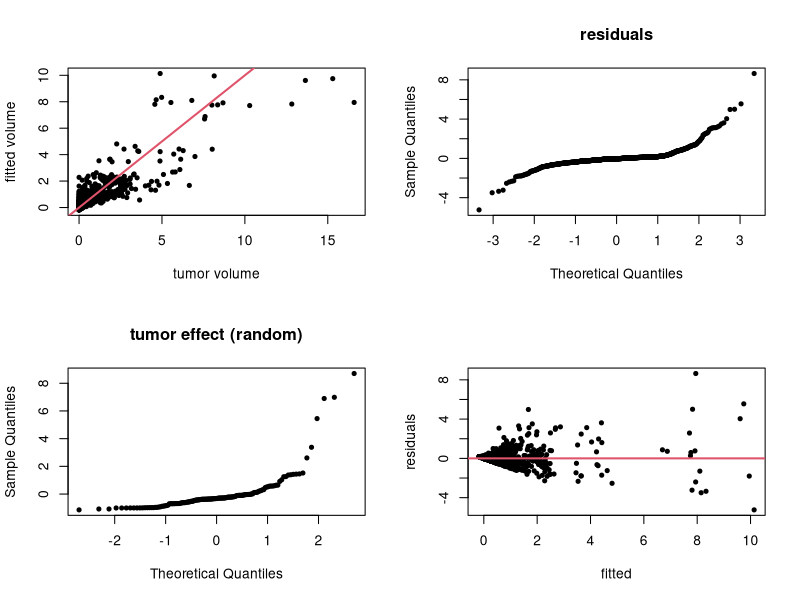
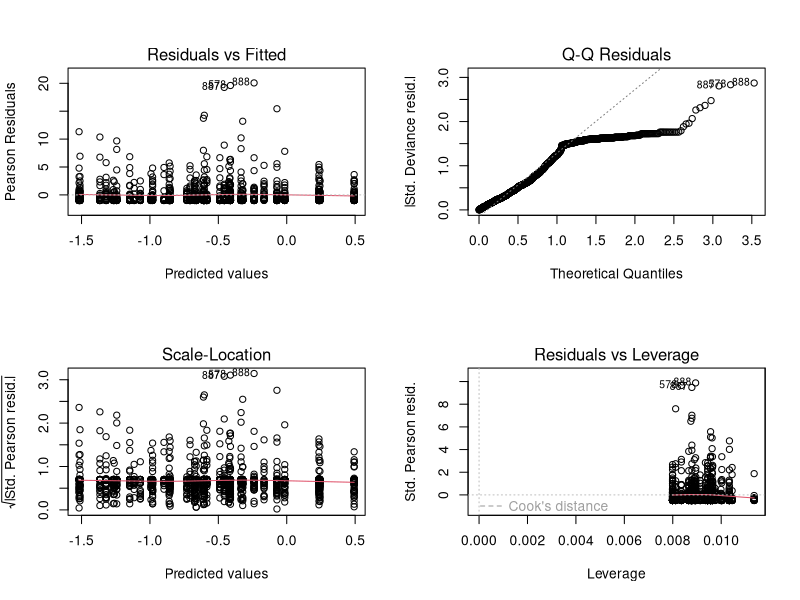
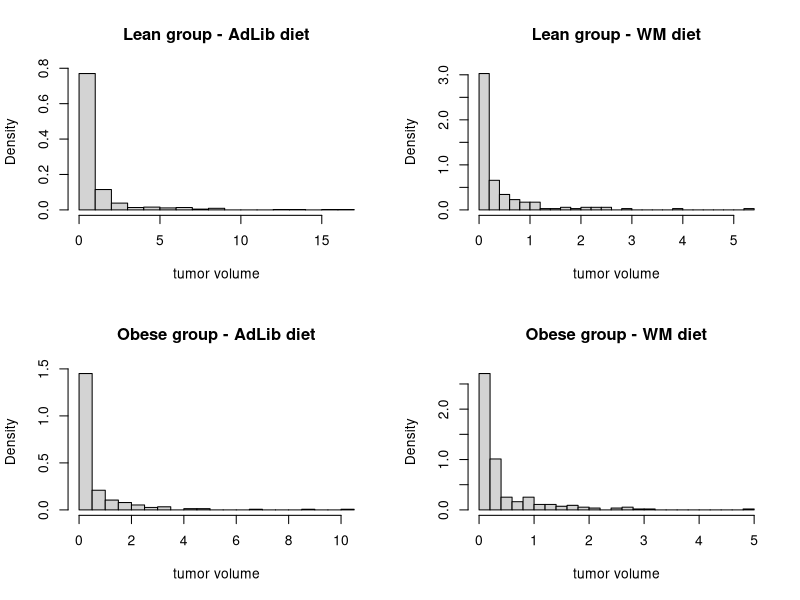
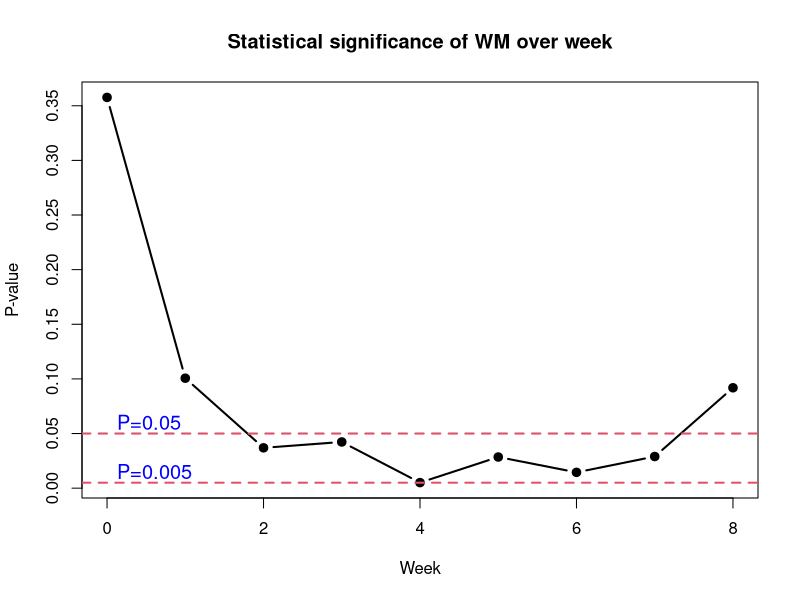
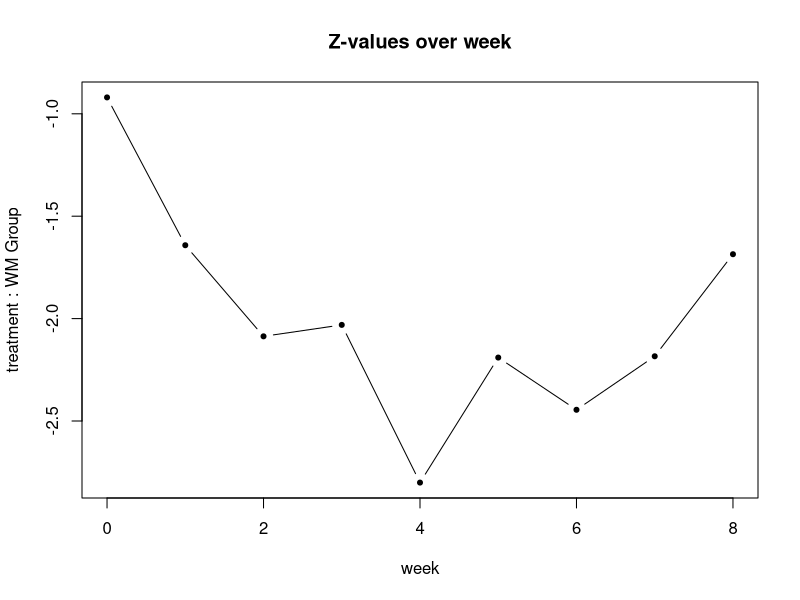

R code for these plots, in order:
### Analysis of tumor data
### Taking tumor volume values for 0,1,...,8 weeks (the complete cases only)
### Performing a linear mixed model based analysis

# calling the data:
dat1 <- read.csv("tumor_data_mixed_model.csv",header = TRUE)
dat1 <- dat1[,-1]
head(dat1)
#attach(dat1)

library(lme4)
mod0 <- lmer(tumor_vol~block*treat+as.factor(week)+(1|rat_ID)+(1|rat_ID:tumor_nos),data = dat1)
summary(mod0)

#variance of rat_ID is zero, so, let's ignore rat effect:
mod1 <- lmer(tumor_vol~block*treat+as.factor(week)+(1|rat_ID:tumor_nos),data = dat1)
summary(mod1)

#what if we ignore tumor effect:
mod2 <- lmer(tumor_vol~block*treat+as.factor(week)+(1|rat_ID),data = dat1)
summary(mod2)

#which model amongst mod0, mod1 and mod2:
anova(mod0,mod1,mod2) #mod1 has minimum AIC & BIC

#diagnostic plots:
fit <- fitted(mod1)
par(mfrow=c(2,2))
plot(dat1$tumor_vol,fit,type = "p",pch=20,xlab="tumor volume",ylab="fitted volume")
abline(a=0,b=1,col=2,lwd=2)

qqnorm(resid(mod1),main = "residuals",pch=20)
qqnorm(ranef(mod1)[[1]][,1],main = "tumor effect (random)",pch=20)

plot(fit,resid(mod1),xlab="fitted",ylab="residuals",pch=20)
abline(h=0,col=2,lwd=2)
par(mfrow=c(1,1))


#gamma regression using glm
glm1 <- glm((tumor_vol+0.001)~block*treat+as.factor(week),data = dat1,
            family = Gamma(link = "log"))
summary(glm1)

glm2 <- glm((tumor_vol+0.001)~block+treat+as.factor(week),data = dat1,
            family = Gamma(link = "log"))
summary(glm2)

glm3 <- glm((tumor_vol+0.0001)~block*treat+as.factor(week),data = dat1,
            family = Gamma(link = "inverse"))
summary(glm3)

#Replacing 0 in the data by 1e-3
dat2=dat1
dat2$tumor_vol[dat1$tumor_vol==0] = 1e-3

#gamma regression using glm
glm1 <- glm(tumor_vol~block+treat+as.factor(week),data = dat2,
            family = Gamma(link = "log"))
summary(glm1)
par(mfrow=c(2,2)); plot(glm1); par(mfrow=c(1,1))

#mixed effect gamma regression:
library(lme4)
glm0 <- glmer((tumor_vol+0.001)~block*treat+as.factor(week)+(1|rat_ID)+(1|rat_ID:tumor_nos),
              data = dat1,family = Gamma(link = "log"))
summary(glm0)
#replacing 0 by 1e-3
glm00 <- glmer(tumor_vol~block*treat+as.factor(week)+(1|rat_ID)+(1|rat_ID:tumor_nos),
              data = dat2,family = Gamma(link = "log"))
summary(glm00)

glm1 <- glmer((tumor_vol+0.001)~block*treat+as.factor(week)+(1|rat_ID:tumor_nos),
              data = dat1,family = Gamma(link = "log"))
summary(glm1)

glm2 <- glmer((tumor_vol+0.001)~block*treat+as.factor(week)+(1|rat_ID),
              data = dat1,family = Gamma(link = "log"))
summary(glm2)





######################################################################
############ Zero inflated mixed effects gamma regression ############
######################################################################
library(glmmTMB) #library(glmmADMB)

# calling the data:
dat1 <- read.csv("tumor_data_mixed_model.csv",header = TRUE)
dat1 <- dat1[,-1]
head(dat1)

par(mfrow=c(2,2))
hist(dat1$tumor_vol[dat1$block=="L" & dat1$treat=="AdLib"],breaks = 20,
     freq = FALSE,xlab="tumor volume",main="Lean group - AdLib diet")
hist(dat1$tumor_vol[dat1$block=="L" & dat1$treat=="WM"],breaks = 20,
     freq = FALSE,xlab="tumor volume",main="Lean group - WM diet")
hist(dat1$tumor_vol[dat1$block=="OB" & dat1$treat=="AdLib"],breaks = 20,
     freq = FALSE,xlab="tumor volume",main="Obese group - AdLib diet")
hist(dat1$tumor_vol[dat1$block=="OB" & dat1$treat=="WM"],breaks = 20,
     freq = FALSE,xlab="tumor volume",main="Obese group - WM diet")
par(mfrow=c(1,1))

#dat1$rat_ID=as.factor(dat1$rat_ID)
#dat1$tumor_nos=as.factor(dat1$tumor_nos)
#dat1$week=as.factor(dat1$week)
#glm0 <- glmmadmb(tumor_vol~block*treat+as.factor(week)+(1|rat_ID)+(1|rat_ID:tumor_nos),data = dat1,family = "gamma",zeroInflation = TRUE)

glm0 <- glmmTMB(tumor_vol~block*treat+as.factor(week),
                data = dat1,ziformula = ~1,family = ziGamma(link = "log"))
summary(glm0)

glm1 <- glmmTMB(tumor_vol~block*treat+as.factor(week),
                data = dat1,ziformula = ~block*treat+as.factor(week),
                family = ziGamma(link = "log"))
summary(glm1)

glm2 <- glmmTMB(tumor_vol~block*treat+as.factor(week),
                data = dat1,ziformula = ~block*treat,
                family = ziGamma(link = "log"))
summary(glm2)
#par(mfrow=c(2,2)); plot(glm0); par(mfrow=c(1,1))

glm0 <- glmmTMB(tumor_vol~block+treat+as.factor(week)+(1|rat_ID/tumor_nos),
                data = dat1,ziformula = ~1,family = ziGamma(link = "log"))
glm1 <- glmmTMB(tumor_vol~block+treat+(1|rat_ID/tumor_nos),
                data = dat1,ziformula = ~1,family = ziGamma(link = "log"))
glm2 <- glmmTMB(tumor_vol~as.factor(week)+(1|rat_ID/tumor_nos),
                data = dat1,ziformula = ~1,family = ziGamma(link = "log"))
#-2*(as.vector(logLik(glm1))-as.vector(logLik(glm0)))
#qchisq(0.05,df.residual(glm1)-df.residual(glm0),lower.tail = FALSE)
pchisq(as.numeric(-2*(as.vector(logLik(glm1))-as.vector(logLik(glm0)))),
       df.residual(glm1)-df.residual(glm0),lower.tail = FALSE)
pchisq(as.numeric(-2*(as.vector(logLik(glm2))-as.vector(logLik(glm0)))),
       df.residual(glm2)-df.residual(glm0),lower.tail = FALSE)


#Quadratic time effect:
glm0 <- glmmTMB(tumor_vol~block*treat+week+I(week^2)+(1|rat_ID/tumor_nos),
                data = dat1,ziformula = ~1,family = ziGamma(link = "log"))
glm1 <- glmmTMB(tumor_vol~block*treat+(1|rat_ID/tumor_nos),
                data = dat1,ziformula = ~1,family = ziGamma(link = "log"))
glm2 <- glmmTMB(tumor_vol~week+I(week^2)+(1|rat_ID/tumor_nos),
                data = dat1,ziformula = ~1,family = ziGamma(link = "log"))
#-2*(as.vector(logLik(glm1))-as.vector(logLik(glm0)))
#qchisq(0.05,df.residual(glm1)-df.residual(glm0),lower.tail = FALSE)
pchisq(as.numeric(-2*(as.vector(logLik(glm1))-as.vector(logLik(glm0)))),
       df.residual(glm1)-df.residual(glm0),lower.tail = FALSE)
pchisq(as.numeric(-2*(as.vector(logLik(glm2))-as.vector(logLik(glm0)))),
       df.residual(glm2)-df.residual(glm0),lower.tail = FALSE)


#fitting ZIgamma for 8 seperate weeks:
glm.w0 <- glmmTMB(tumor_vol~block*treat,data=subset(dat1,week==0),
                  ziformula = ~1,family = ziGamma(link = "log"))
summary(glm.w0)

#plotting p-values:
dp=dz=integer()
for(i in 0:8){
  glm.w <- glmmTMB(tumor_vol~block*treat+(1|rat_ID),data=subset(dat1,week==i),
                   ziformula = ~1,family = ziGamma(link = "log"))
  dp=rbind(dp,summary(glm.w)$coefficients$cond[,4])
  dz=rbind(dz,summary(glm.w)$coefficients$cond[,3])
}
dp <- data.frame(dp); names(dp) <- c("Intercept","blockOB","treatWM","blockOB.treatWM")
dz <- data.frame(dz); names(dz) <- c("Intercept","blockOB","treatWM","blockOB.treatWM")

plot(0:8,dp$treatWM,type="b",pch=20, lwd = 2, cex = 1.5,
     main="Statistical significance of WM over week",
     xlab="Week",ylab="P-value")
abline(h=c(0.005,0.05),lty=2,col=2, lwd = 2)
text(c(0,0), c(0.013, 0.058), c('P=0.005', 'P=0.05'), pos = 4,
     cex = 1.2, col = 'blue')

plot(0:8,dz$treatWM,type="b",pch=20,main="Z-values over week",
     xlab="week",ylab="treatment : WM Group")


#rat table:
# for(wk in 0:8){
#   print(paste('Wk', wk))
#   d.wk = dat1[dat1$week==wk,]
#   print(sort(table(d.wk$tumor_nos)))
# }


# tracking WM-week interaction effects:
dat1[,8]=as.factor(paste(dat1$treat,dat1$week,sep="-"))
names(dat1)=c(names(dat1)[-8],"new.treat")
head(dat1)
glm0 <- glmmTMB(tumor_vol~block+new.treat+(1|rat_ID/tumor_nos),
                data = dat1,ziformula = ~1,family = ziGamma(link = "log"))
summary(glm0)

mat=model.matrix(glm0)
mat1=mat[,1:10]
g1=glmmTMB(dat1$tumor_vol ~0+mat+(1|rat_ID/tumor_nos),
                data = dat1,ziformula = ~1,family = ziGamma(link = "log"))
g2=glmmTMB(dat1$tumor_vol ~0+mat1+(1|rat_ID/tumor_nos),
                data = dat1,ziformula = ~1,family = ziGamma(link = "log"))
as.numeric(-2*(logLik(g2)-logLik(g1))) #log-likelihood ratio value
qchisq(0.005,9,lower.tail = FALSE)
pchisq(as.numeric(-2*(logLik(g2)-logLik(g1))),9,lower.tail = FALSE) #significant p-value
##### interaction effect due to week and diet is significant!!!
mat2=mat[,-(3:11)]
g3=glmmTMB(dat1$tumor_vol ~0+mat2+(1|rat_ID/tumor_nos),
                data = dat1,ziformula = ~1,family = ziGamma(link = "log"))
logLik(g3)
logLik(g2)




#detach(dat1)
